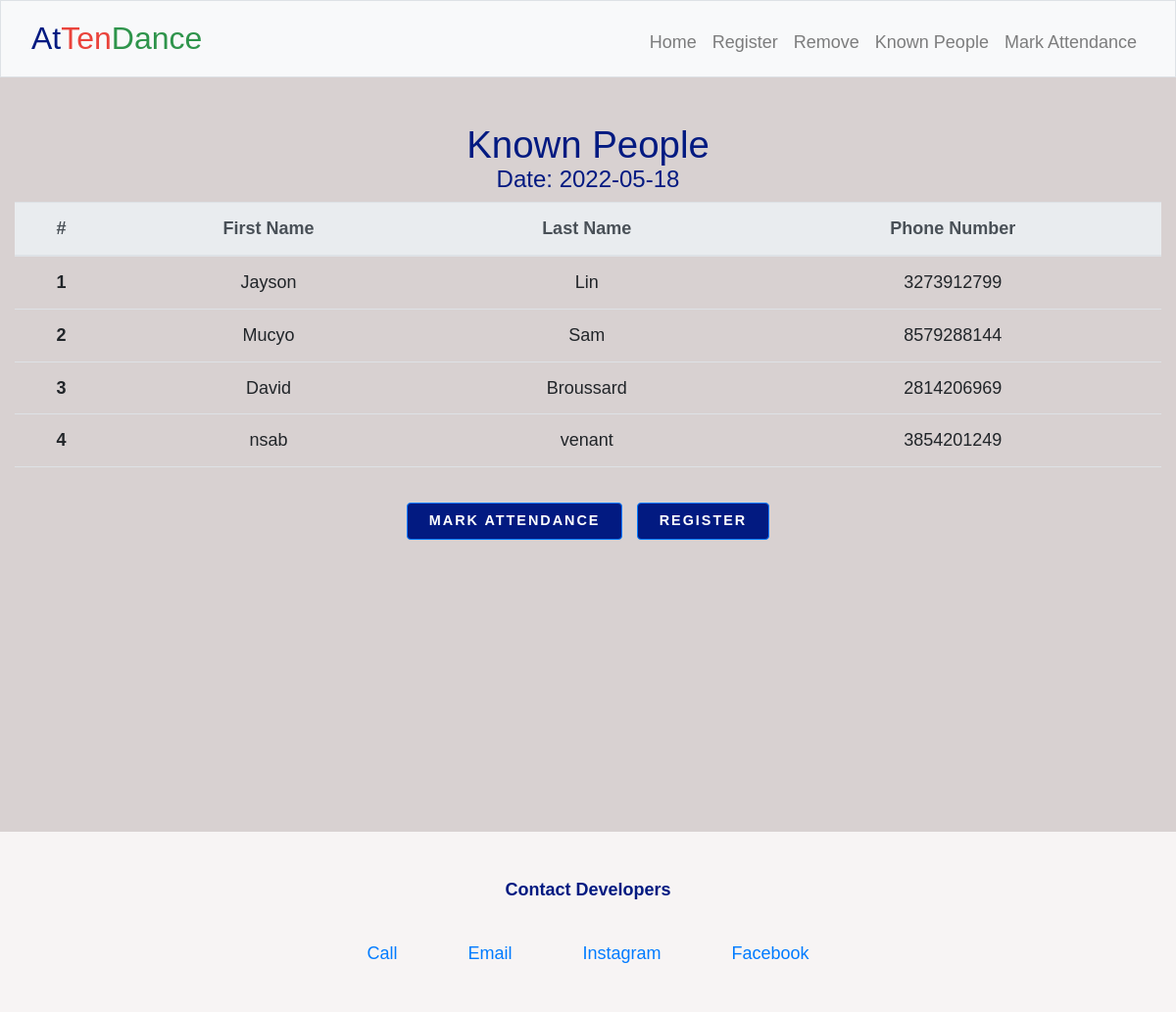
/known, run on the app's committed database.
### tables this page shows
CREATE TABLE 'people' (
 'id' INTEGER NOT NULL,
 'first_name' TEXT NOT NULL,
 'last_name' TEXT NOT NULL,
 'contact' NUMERIC,
 'face_id' BLOB NOT NULL,
 PRIMARY KEY(id));

### app.py (the view)
@app.route('/known')
def known():
    date = datetime.now().date()
    rows = db.execute("SELECT * FROM people")
    return render_template('list.html', people=rows, date=date)

### templates/list.html (shortened to what this page needs)
{% extends "layout.html" %}
{% block main %}
<div>
    <h3>Known People</h3>
</div>
<div>
    <h4> Date: {{ date }} </h4>
</div>
{% if people %}
    <table class="table">
        <thead class="thead-light">
        <tr>
            <th scope="col">#</th>
            <th scope="col">First Name</th>
            <th scope="col">Last Name</th>
            <th scope="col">Phone Number</th>
        </tr>
        </thead>
        <tbody>
        {% set count = namespace(value=1) %}
        {% for person in people %}
            <tr>
                <th scope="row">{{ count.value }}</th>
                <td>{{ person.first_name }}</td>
                <td>{{ person.last_name }}</td>
                <td>{{ person.contact }}</td>
            </tr>
            {% set count.value = count.value + 1 %}
        {% endfor %}
        </tbody>
    </table>
{% else %}
<div>
    <small> The list of known people will be here, once you register someone</small>
</div>
{% endif %}
<a class="btn btn-primary" href="/attendance">Mark Attendance</a></button>
<a class="btn btn-primary" href="/register">Register</a></button>
{% endblock %}

### templates/layout.html (shortened to what this page needs)
<!DOCTYPE html>
<html lang="en">
    <head>
        <link href="https://cdn.jsdelivr.net/npm/bootstrap@5.1.3/dist/css/bootstrap.min.css" rel="stylesheet">
        <link rel="stylesheet" href="https://cdn.jsdelivr.net/npm/bootstrap@4.5.3/dist/css/bootstrap.min.css">
        <link href="/static/styles.css" rel="stylesheet">
    </head>
    <body>
        <nav class="bg-light border navbar navbar-expand-md navbar-light">
            <div class="container-fluid">
                <a class="navbar-brand" href="/"><span class="darkblue">At</span><span class="red">Ten</span><span class="green">Dance</a>
                <div class="collapse navbar-collapse" id="navbar">
                    <ul class="navbar-nav ms-auto mt-2">
                        <li class="nav-item"><a class="nav-link" href="/">Home</a></li>
                        <li class="nav-item"><a class="nav-link" href="/register"></span>Register</a></li>
                        <li class="nav-item"><a class="nav-link" href="/remove">Remove</a></li>
                        <li class="nav-item"><a class="nav-link" href="/known"></span>Known People</a></li>
                        <li class="nav-item"><a class="nav-link" href="/attendance">Mark Attendance</a></li>
                    </ul>
                </div>
            </div>
        </nav>
        <main class="container-fluid py-5 text-center wrapper">
            {% block main %}{% endblock %}
        </main>
        <footer id="footer">
            <p class="footer__link">Contact Developers</p>
            <ul class="social-list">
                <li class="social-list__item"><a class="social-list__link" href="tel:8579288144">Call</a></li>
                <li class="social-list__item"><a class="social-list__link" href="mailto:sammucyo@college.harvard.edu">Email</a></li>
                <li class="social-list__item"><a class="social-list__link" href="https://www.instagram.com/saml250/">Instagram</a></li>
                <li class="social-list__item"><a class="social-list__link" href="https://www.facebook.com/mucyo.samuel.5/">Facebook</a></li>
            </ul>
        </footer>
    </body>
</html>

### static/styles.css (style rules this page uses)
:root { --ff-primary: sans-serif, Georgia, 'Times New Roman', Times, serif; --ff-secondary: -apple-system, BlinkMacSystemFont, 'Segoe UI', Roboto, Oxygen, Ubuntu, Cantarell, 'Open Sans', 'Helvetica Neue', sans-serif; --fw-reg: 300; --fw-bold: 900; --clr-dark: rgb(36, 31, 27); --clr-light: #fff; --clr-darkblue: rgb(2, 26, 129); --fs-h1: 3rem; --fs-h2: 2.25rem; --fs-h3: 1.55rem; --fs-body: 1rem; --bs: .25em .25em .75em rgb(0, 0, .25), .125em .125em .25em rgb(0, 0, .15); }
@media (min-width: 800px) { :root { --fs-h1: 4.5rem; --fs-h2: 3.75rem; --fs-h3: 2.4rem; --fs-body: 1.125rem; } }
body { background: rgb(216, 209, 209); color: var(--clr-darkblue); margin: 0; font-family: var(--ff-primary); font-size: var(--fs-body); line-height: 1.6; text-align: center; }
.wrapper { min-height: calc(100vh - 30px); }
.btn { display: inline-block; padding: .5em 1.5em; background: var(--clr-darkblue); color: white; text-decoration: none; cursor: pointer; margin: 5px; font-size: .9rem; text-transform: uppercase; letter-spacing: 2px; font-weight: var(--fw-bold); transition: transform 200ms ease-in-out; margin-top: 20px; }
h1, h2, h3 { line-height: 1.1; margin: 0; }
h3 { font-size: var(--fs-h3); }
nav .navbar-brand { font-size: xx-large; }
nav .navbar-brand .darkblue { color: var(--clr-darkblue); }
nav .navbar-brand .red { color: #ea433b; }
nav .navbar-brand .green { color: #2e944b; }
#footer { width:100%; height: 50%; background: rgb(247, 244, 244); color: var(--clr-darkblue); text-align: center; padding: 2.5em 0; font-size: var(--fs-body); }
.footer__link { font-weight: var(--fw-bold); }
.social-list { list-style: none; display: flex; justify-content: center; margin: 2em 0 0; padding: 0; }
.social-list__item { margin: 0 2em; }

### data on the page
people: value "1", first_name "Jayson", last_name "Lin", contact "3273912799"
people: value "2", first_name "Mucyo", last_name "Sam", contact "8579288144"
people: value "3", first_name "David", last_name "Broussard", contact "2814206969"
people: value "4", first_name "nsab", last_name "venant", contact "3854201249"
